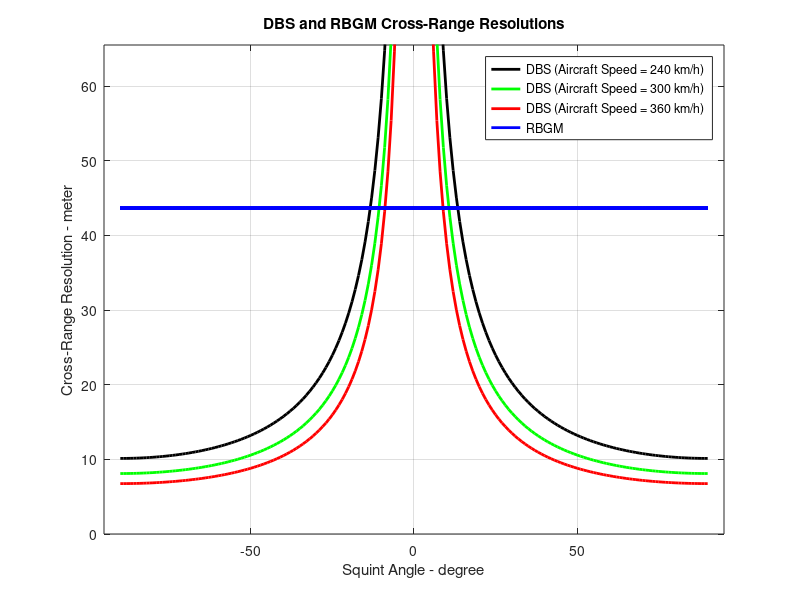
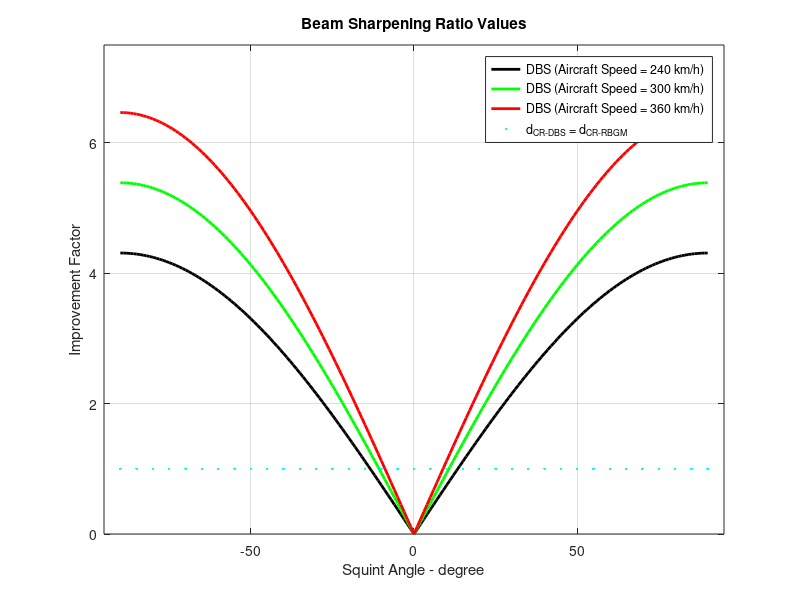
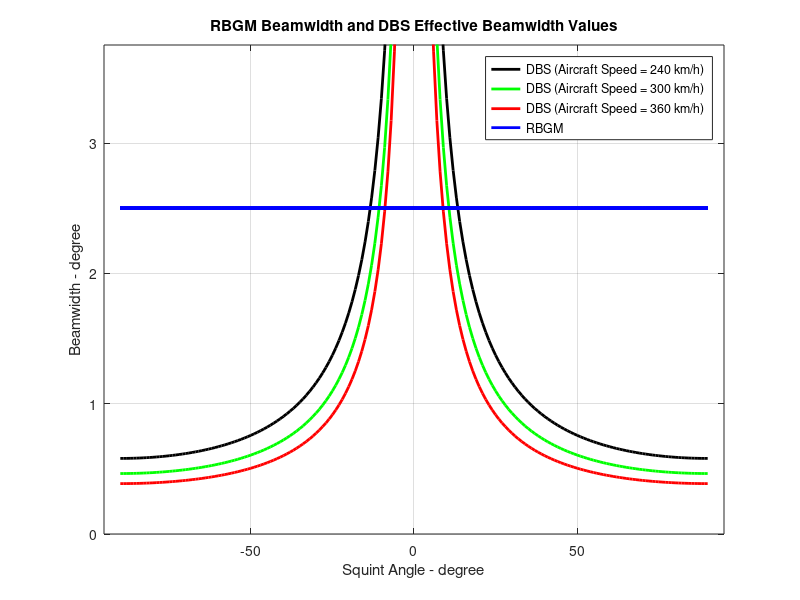
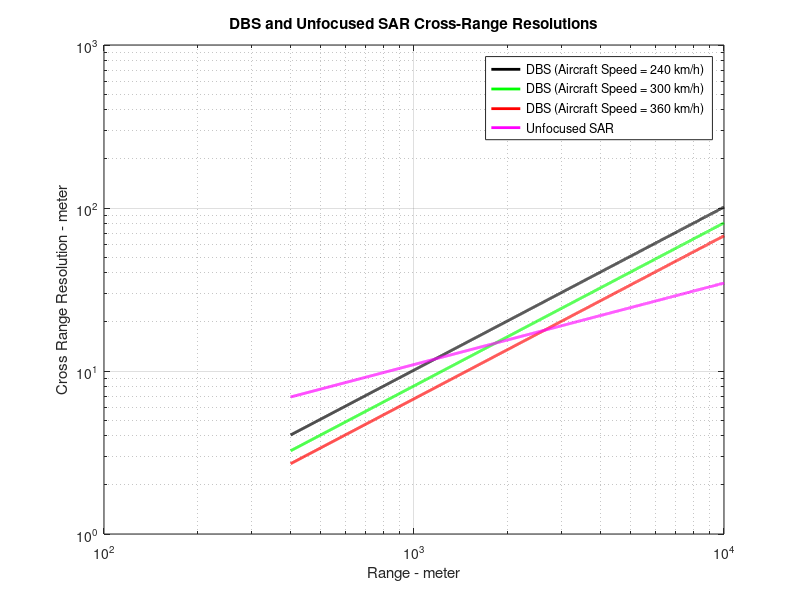

These charts were generated, in order, by the following MATLAB code:
%% Please cite these 2 papers
% 
% [1] Onat, E., & Özkazanç, Y. (2025). Hybrid-Level Fusion of Radar Imaging Methods. International Journal of Engineering and Geosciences, 11(1), 1-20. https://doi.org/10.26833/ijeg.1611426
% [2] E. Onat and Y. Özkazanç, "An analysis of Doppler beam sharpening technique used in fighter aircraft," 2018 26th Signal Processing and Communications Applications Conference (SIU), Izmir, Turkey, 2018, pp. 1-4, doi: 10.1109/SIU.2018.8404521.
% 
% Contact
% Dr. Emrah Onat - TOBB University of Economics and Technology, Ankara, Turkey (eonat87@yahoo.com)
% Dr. Yakup Ozkazanc - Hacettepe University, Ankara, Turkey
%
% Matlab code for
% Figure 12, Figure 13, Figure 14, and Figure 15 of Hybrid-Level Fusion of Radar Imaging Methods

clear all
close all
clc

c = 3e8;       % speed of light  (m/s)
f = 10e9;      % frequency in (Hz)
v = 83.3333;   % aircraft velocity (m/s) 83.33 m/s = 300km/h
SR = 60;       % Scan Rate in degrees per sec (deg/s)
h = 866.0254;  % aircraft height (m)
D = 0.687;     % aperture diameter (m)

eta_d = 60;                % depression angle in degree
eta_r = eta_d/180*pi;      % depression angle in radian 
R = h/sin(eta_r);          % Range (m)
lambda = c/f;              % Wavelength (m)
T = 1/45;
theta_deg = 2.5;           % beamwidth - azimuth in degree
theta_r = theta_deg/180*pi;
D = lambda / theta_r;

%% RBGM cross-range resolution

d_CR_RBGM = theta_r * R;                  % x-range resolution of RBGM (m)

%% DBS cross-range resolution

v_low = v * 0.8;   % aircraft velocity 240 km/h

squint_angle = -90:1:90;
d_CR_DBS = abs(lambda * R./(2*v_low*T*sind(squint_angle)));   % x-range resolution of DBS (m)
BSR = d_CR_RBGM ./ d_CR_DBS;              % Beam Sharpening Ratio

d_CR_DBS(91) = d_CR_DBS(92);              % Get rid of Inf
d_CR_DBS_avg1 = mean2(d_CR_DBS);          % Average DBS x-range resolution

d_CR_DBS(d_CR_DBS>d_CR_RBGM) = d_CR_RBGM; % if DBS Gap is RBGM Resolution
d_CR_DBS_avg2 = mean2(d_CR_DBS);          % Average DBS x-range resolution

%% uSAR cross-range resolution

d_CR_uSAR = 2*sqrt(lambda * R);           % x-range resolution of uSAR (m)


%% Figure 12 of Hybrid-Level Fusion of Radar Imaging Methods
squint_angle = -90:1:90;

v_low = v * 0.8;   % aircraft velocity 240 km/h
d_CR_DBS1 = abs(lambda * R./(2*v_low*T*sind(squint_angle)));   % x-range resolution of DBS (m)
BSR1 = d_CR_RBGM ./ d_CR_DBS1;              % Beam Sharpening Ratio

% aircraft velocity 300 km/h
d_CR_DBS2 = abs(lambda * R./(2*v*T*sind(squint_angle)));   % x-range resolution of DBS (m)
BSR2 = d_CR_RBGM ./ d_CR_DBS2;              % Beam Sharpening Ratio

v_high = v * 1.2;   % aircraft velocity 360 km/h
d_CR_DBS3 = abs(lambda * R./(2*v_high*T*sind(squint_angle)));   % x-range resolution of DBS (m)
BSR3 = d_CR_RBGM ./ d_CR_DBS3;              % Beam Sharpening Ratio

d_CR_RBGM_array = ones(length(squint_angle))*d_CR_RBGM;

figure;
plot(squint_angle,abs(d_CR_DBS1),'k',"LineWidth",2)
hold on;
plot(squint_angle,abs(d_CR_DBS2),'g',"LineWidth",2)
hold on;
plot(squint_angle,abs(d_CR_DBS3),'r',"LineWidth",2)
hold on;
plot(squint_angle,abs(d_CR_RBGM_array),'b',"LineWidth",2)
grid on;
axis([-95 +95 0 65.5])
xlabel('Squint Angle - degree')
ylabel('Cross-Range Resolution - meter')
title('DBS and RBGM Cross-Range Resolutions');
% legend('DBS (Aircraft Speed = 0.9V km/h)', 'DBS (Aircraft Speed = V km/h)', 'DBS (Aircraft Speed = 1.1V km/h)', 'RBGM');
legend('DBS (Aircraft Speed = 240 km/h)', 'DBS (Aircraft Speed = 300 km/h)', 'DBS (Aircraft Speed = 360 km/h)', 'RBGM');


%% Figure 13 of Hybrid-Level Fusion of Radar Imaging Methods

figure;
plot(squint_angle,abs(BSR1),'k',"LineWidth",2)
hold on;
plot(squint_angle,abs(BSR2),'g',"LineWidth",2)
hold on;
plot(squint_angle,abs(BSR3),'r',"LineWidth",2)
hold on;
sq_angle = -90:5:90;bir=ones(size(sq_angle));plot(sq_angle,abs(bir),'c.',"LineWidth",2);
grid on;
axis([-95 +95 0 7.5])
xlabel('Squint Angle - degree')
ylabel('Improvement Factor')
title('Beam Sharpening Ratio Values');
legend('DBS (Aircraft Speed = 240 km/h)', 'DBS (Aircraft Speed = 300 km/h)', 'DBS (Aircraft Speed = 360 km/h)','d_C_R_-_D_B_S = d_C_R_-_R_B_G_M');

%% Figure 14 of Hybrid-Level Fusion of Radar Imaging Methods

figure;
plot(squint_angle,abs(d_CR_DBS1./R/pi*180),'k',"LineWidth",2)
hold on;
plot(squint_angle,abs(d_CR_DBS2./R/pi*180),'g',"LineWidth",2)
hold on;
plot(squint_angle,abs(d_CR_DBS3./R/pi*180),'r',"LineWidth",2)
hold on;
plot(squint_angle,abs(d_CR_RBGM_array./R/pi*180),'b',"LineWidth",2)
grid on;
axis([-95 +95 0 65.5/R/pi*180])
xlabel('Squint Angle - degree')
ylabel('Beamwidth - degree')
title('RBGM Beamwidth and DBS Effective Beamwidth Values');
% legend('DBS (Aircraft Speed = 0.9V km/h)', 'DBS (Aircraft Speed = V km/h)', 'DBS (Aircraft Speed = 1.1V km/h)', 'RBGM');
legend('DBS (Aircraft Speed = 240 km/h)', 'DBS (Aircraft Speed = 300 km/h)', 'DBS (Aircraft Speed = 360 km/h)', 'RBGM');


%% Figure 15 of Hybrid-Level Fusion of Radar Imaging Methods

R = 400:1:10000;      % Range
squint_angle = 90;    % Constant Squint angle

d_CR_DBS_R1 = abs(lambda * R./(2*v_low*T*sind(squint_angle)));
d_CR_DBS_R2 = abs(lambda * R./(2*v*T*sind(squint_angle)));
d_CR_DBS_R3 = abs(lambda * R./(2*v_high*T*sind(squint_angle)));

d_CR_uSAR_R = sqrt(R.*lambda)/0.5;  % Unfocused SAR Crossrange resolution

figure;
loglog(R,d_CR_DBS_R1,'k',"LineWidth",2);
hold on;
loglog(R,d_CR_DBS_R2,'g',"LineWidth",2)
hold on;
loglog(R,d_CR_DBS_R3,'r',"LineWidth",2)
hold on;
loglog(R,d_CR_uSAR_R,'m',"LineWidth",2)

legend('DBS (Aircraft Speed = 240 km/h)', 'DBS (Aircraft Speed = 300 km/h)', 'DBS (Aircraft Speed = 360 km/h)', 'Unfocused SAR');
title('DBS and Unfocused SAR Cross-Range Resolutions');
ylabel('Cross Range Resolution - meter')
xlabel('Range - meter')
grid on

%% Figure 13 of An analysis of Doppler beam sharpening technique used in fighter aircraft

R = 400:1:10000;      % Range
squint_angle = 90;    % Constant Squint angle

d_CR_RBGM_R = R.*theta_r;           % RBGM X-Range Resolutions vs. Range
d_CR_DBS_R = abs(lambda * R./(2*v*T*sind(squint_angle))); % DBS X-Range Resolutions vs. Range
d_CR_uSAR_R = sqrt(R.*lambda)/0.5;  % Unfocused SAR X-Range Resolutions vs. Range
d_CR_SAR_R = (D/2)*ones(size(R));   % Focused SAR X-Range Resolutions vs. Range

figure;
loglog(R,d_CR_RBGM_R,'b',"LineWidth",2);
hold on;
loglog(R,d_CR_DBS_R,'g',"LineWidth",2)
hold on;
loglog(R,d_CR_uSAR_R,'m',"LineWidth",2)
hold on;
loglog(R,d_CR_SAR_R,'y',"LineWidth",2)

legend('RBGM','DBS','unfocused SAR','focused SAR');
title('Cross Range Resolutions of Radar Imaging Methods');
ylabel('Cross Range Resolution - meter')
xlabel('Range - meter')
grid on
